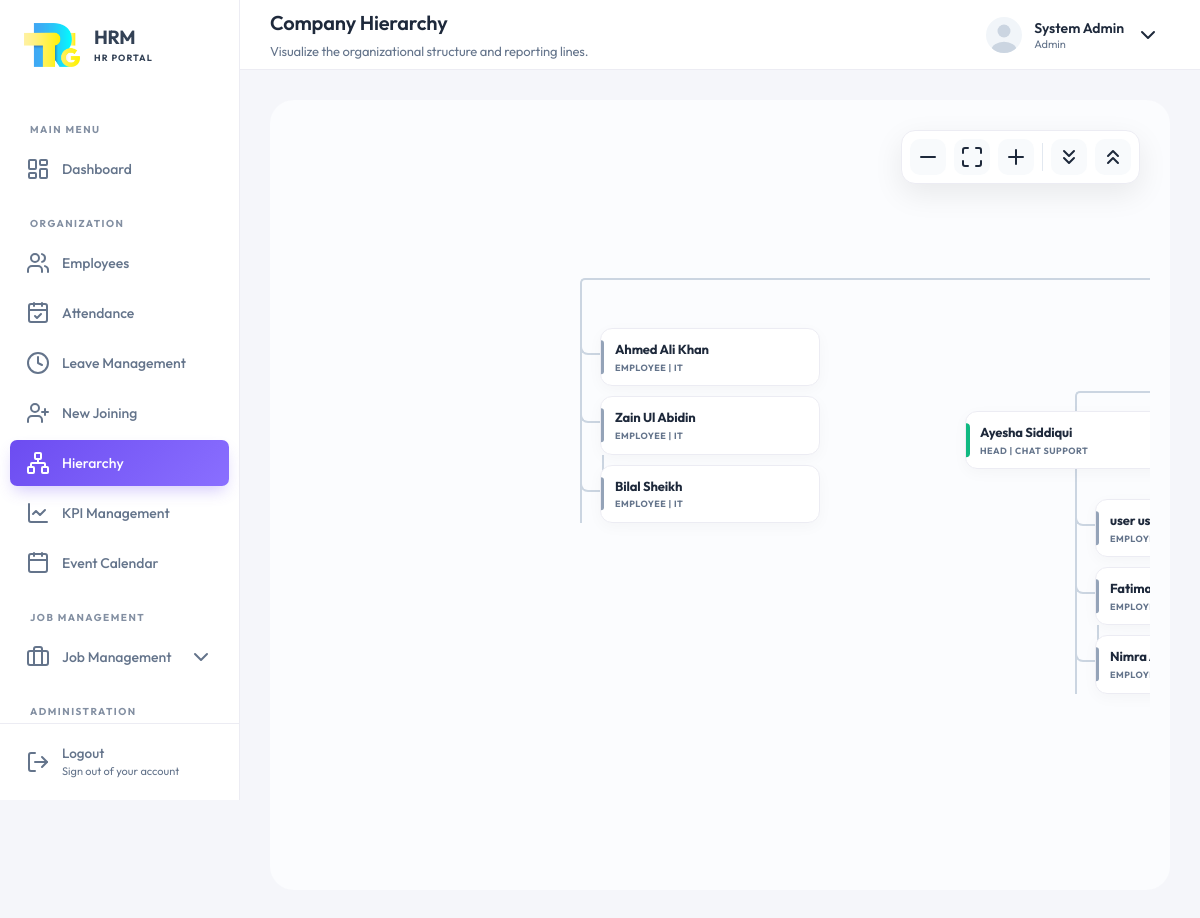
Before: /hr/hierarchy.php (signed in) with the older database file.
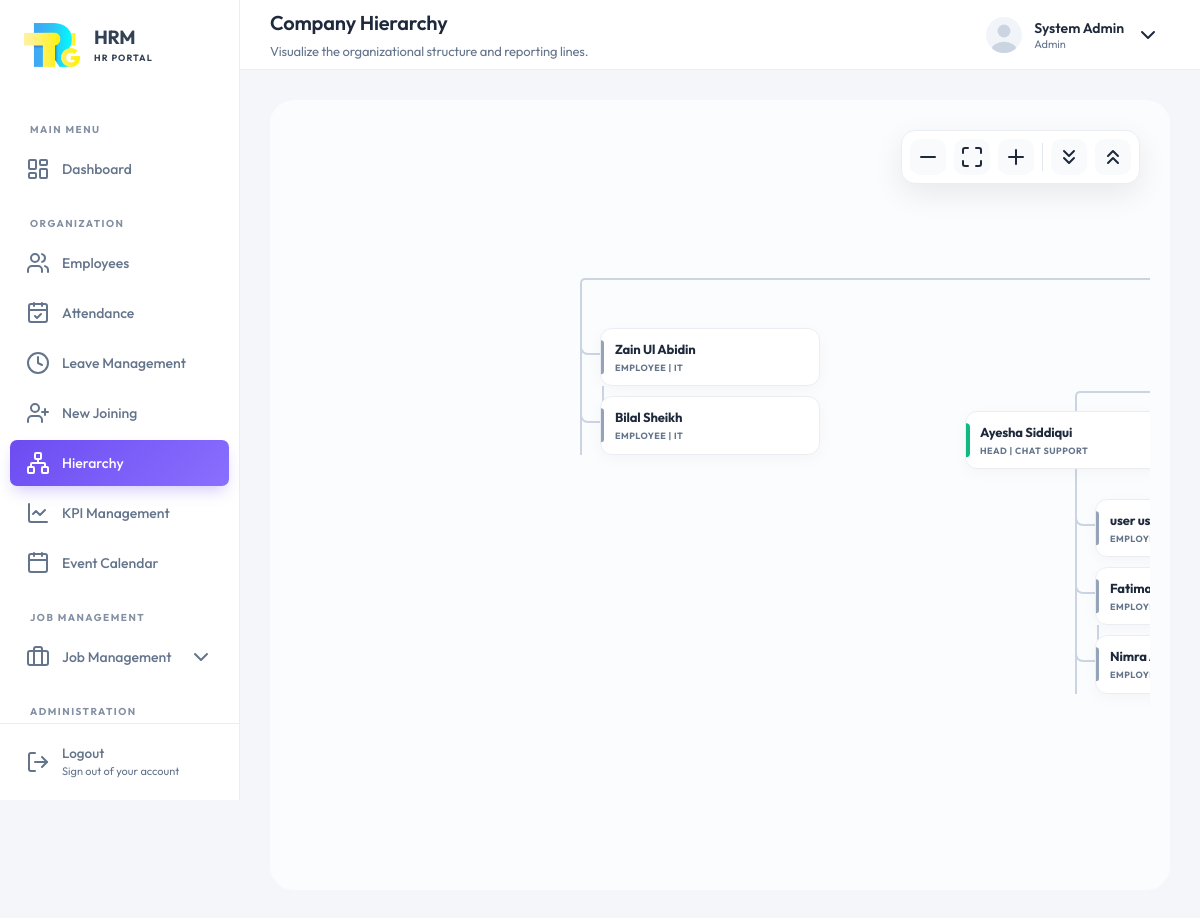
After: the same page with the newer database file.
### tables this page shows
CREATE TABLE `employees` (
  `id` int(11) NOT NULL,
  `first_name` varchar(50) NOT NULL,
  `middle_name` varchar(50) DEFAULT NULL,
  `last_name` varchar(50) NOT NULL,
  `email` varchar(100) NOT NULL,
  `password` varchar(255) NOT NULL,
  `role` enum('Admin','HR','Employee') DEFAULT 'Employee',
  `gender` enum('Male','Female','Other') DEFAULT NULL,
  `dob` date DEFAULT NULL,
  `phone` varchar(25) DEFAULT NULL,
  `cnic_number` varchar(25) DEFAULT NULL,
  `address` text DEFAULT NULL,
  `emergency_contact` varchar(25) DEFAULT NULL,
  `emergency_relation` varchar(50) DEFAULT NULL,
  `department_id` int(11) DEFAULT NULL,
  `shift_id` int(11) DEFAULT NULL,
  `job_title` varchar(100) DEFAULT NULL,
  `job_type` enum('Permanent','Probation','Internship') DEFAULT 'Permanent',
  `salary` decimal(12,2) DEFAULT 0.00,
  `joining_date` date DEFAULT NULL,
  `status` enum('Pending','Active','On Leave','Terminated','Exit') DEFAULT 'Pending',
  `id_card_path` varchar(255) DEFAULT NULL,
  `other_docs` text DEFAULT NULL,
  `resume_path` varchar(255) DEFAULT NULL,
  `profile_pic` varchar(255) DEFAULT NULL,
  `created_at` timestamp NOT NULL DEFAULT current_timestamp(),
  `updated_at` timestamp NULL DEFAULT NULL ON UPDATE current_timestamp(),
  `deleted_at` timestamp NULL DEFAULT NULL
);

CREATE TABLE `departments` (
  `id` int(11) NOT NULL,
  `name` varchar(100) NOT NULL,
  `manager` int(11) DEFAULT NULL,
  `head` int(11) DEFAULT NULL,
  `created_at` timestamp NOT NULL DEFAULT current_timestamp(),
  `updated_at` timestamp NULL DEFAULT NULL ON UPDATE current_timestamp(),
  `deleted_at` timestamp NULL DEFAULT NULL
);

### hr/hierarchy.php (the view, shortened to what the changed rows need)
<?php
include 'includes/header.php';
?>
<?php include 'includes/sidebar.php'; ?>
<div class="hierarchy-page-wrapper">
    <div class="hierarchy-container" id="hierarchyContainer">
        <div class="hierarchy-canvas" id="hierarchyCanvas">
            <ul class="tree">
                <li>
                    <ul>
                        <?php
                        $deptStmt = $pdo->query("
                        SELECT d.id, d.name,
                               d.manager as manager_id,
                               CONCAT_WS(' ', em.first_name, NULLIF(em.middle_name, ''), em.last_name) as manager_fullname,
                               em.job_title as m_title,
                               d.head as head_id,
                               CONCAT_WS(' ', eh.first_name, NULLIF(eh.middle_name, ''), eh.last_name) as head_fullname,
                               eh.job_title as h_title
                        FROM departments d
                        LEFT JOIN employees em ON d.manager = em.id
                        LEFT JOIN employees eh ON d.head = eh.id
                        WHERE d.deleted_at IS NULL
                        ORDER BY manager_fullname ASC, d.name ASC
                    ");
                        $all_depts = $deptStmt->fetchAll();
                        $groupedManagers = [];
                        foreach ($all_depts as $dept) {
                            $m_id = $dept['manager_id'] ?: 'none';
                            if (!isset($groupedManagers[$m_id])) {
                                $groupedManagers[$m_id] = [
                                    'fullname' => $dept['manager_fullname'],
                                    'title' => $dept['m_title'],
                                    'dept_list' => [],
                                    'departments' => []
                                ];
                            }
                            $groupedManagers[$m_id]['departments'][] = $dept;
                            $groupedManagers[$m_id]['dept_list'][] = $dept['name'];
                        }
                                foreach ($groupedManagers as $m_id => $data) {
                                    if ($m_id !== 'none') {
                                        ?>
                                        <li>
                                            <ul>
                                                <?php foreach ($data['departments'] as $dept) {
                                                    if ($dept['head_id']) { ?>
                                                        <li>
                                                            <div class="hier-node manager" onclick="toggleNode(this)">
                                                                <div class="hier-info">
                                                                    <h4><?php echo htmlspecialchars($dept['head_fullname']); ?></h4>
                                                                    <p>Head | <?php echo htmlspecialchars($dept['name']); ?></p>
                                                                </div>
                                                            </div>
                                                            <?php
                                                            $staffStmt = $pdo->prepare("SELECT CONCAT_WS(' ', first_name, NULLIF(middle_name, ''), last_name) as fullname, job_title FROM employees WHERE department_id = ? AND id NOT IN (?, ?) AND deleted_at IS NULL");
                                                            $staffStmt->execute([$dept['id'], $dept['manager_id'], $dept['head_id']]);
                                                            $staff = $staffStmt->fetchAll();
                                                            if (!empty($staff)) {
                                                                echo '<ul class="vertical-stack">';
                                                                foreach ($staff as $s) {
                                                                    echo '<li><div class="hier-node staff"><div class="hier-info">';
                                                                    echo '<h4>' . htmlspecialchars($s['fullname']) . '</h4>';
                                                                    echo '<p>Employee | ' . htmlspecialchars($dept['name']) . '</p>';
                                                                    echo '</div></div></li>';
                                                                }
                                                                echo '</ul>';
                                                            }
                                                            ?>
                                                        </li>
                                                    <?php }
                                                } ?>
                                            </ul>
                                        </li>
                                        <?php
                                    } else {
                                        foreach ($data['departments'] as $dept) {
                                            if ($dept['name'] === 'Manager') continue;
                                            if ($dept['head_id']) { ?>
                                                <li>
                                                    <div class="hier-node manager" onclick="toggleNode(this)">
                                                        <div class="hier-info">
                                                            <h4><?php echo htmlspecialchars($dept['head_fullname']); ?></h4>
                                                            <p>Head | <?php echo htmlspecialchars($dept['name']); ?></p>
                                                        </div>
                                                        <div class="hier-toggle"><i data-lucide="chevron-down"></i></div>
                                                    </div>
                                                    <?php
                                                    $staffStmt = $pdo->prepare("SELECT CONCAT_WS(' ', first_name, NULLIF(middle_name, ''), last_name) as fullname, job_title FROM employees WHERE department_id = ? AND id NOT IN (?, ?) AND deleted_at IS NULL");
                                                    $staffStmt->execute([$dept['id'], null, $dept['head_id']]);
                                                    $staff = $staffStmt->fetchAll();
                                                    if (!empty($staff)) {
                                                        echo '<ul class="vertical-stack">';
                                                        foreach ($staff as $s) {
                                                            echo '<li><div class="hier-node staff"><div class="hier-info">';
                                                            echo '<h4>' . htmlspecialchars($s['fullname']) . '</h4>';
                                                            echo '<p>Employee | ' . htmlspecialchars($dept['name']) . '</p>';
                                                            echo '</div></div></li>';
                                                        }
                                                        echo '</ul>';
                                                    }
                                                    ?>
                                                </li>
                                            <?php } else {
                                                $staffStmt = $pdo->prepare("SELECT CONCAT_WS(' ', first_name, NULLIF(middle_name, ''), last_name) as fullname, job_title FROM employees WHERE department_id = ? AND deleted_at IS NULL");
                                                $staffStmt->execute([$dept['id']]);
                                                $staff = $staffStmt->fetchAll();
                                                if (!empty($staff)) {
                                                    echo '<li><ul class="vertical-stack">';
                                                    foreach ($staff as $s) {
                                                        echo '<li><div class="hier-node staff"><div class="hier-info">';
                                                        echo '<h4>' . htmlspecialchars($s['fullname']) . '</h4>';
                                                        echo '<p>Employee | ' . htmlspecialchars($dept['name']) . '</p>';
                                                        echo '</div></div></li>';
                                                    }
                                                    echo '</ul></li>';
                                                }
                                            }
                                        }
                                    }
                                }
?>
                    </ul>
                </li>
            </ul>
        </div>
    </div>
</div>
<?php include 'includes/footer.php'; ?>

Changed rows visible on the page:
changed departments (number 1 of 2 on the later page): loses employees (fullname "Ahmed Ali Khan", department.name "IT")
